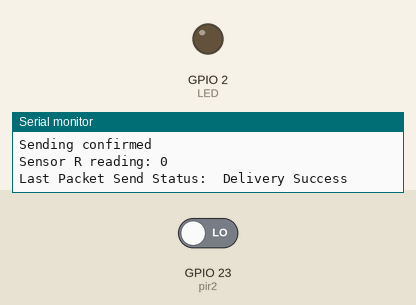
A sketch run on a simulated ESP32. Parts: output pins drawn as LEDs (lit = HIGH), the last lines printed to the serial monitor. Inputs (shaded band) come from the test bench; at power-on: GPIO 23 (pir2) LOW.

Above: at 1.2 s.
1.3 s: GPIO 23 (pir2) driven HIGH
At 2.5 s:
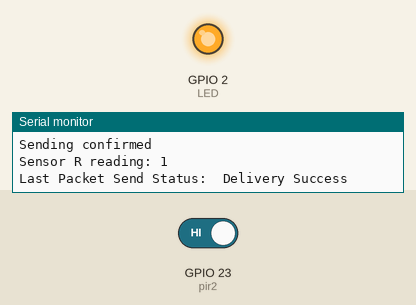
4.3 s: GPIO 23 (pir2) driven LOW
At 6.0 s:
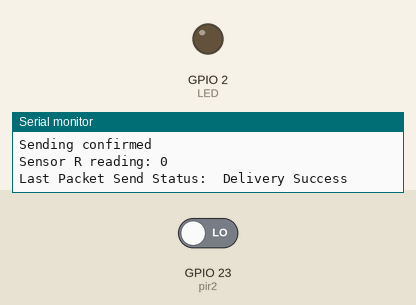
Timing chart, 0 to 7.5 s (numbered marks = the images above; inputs shaded):
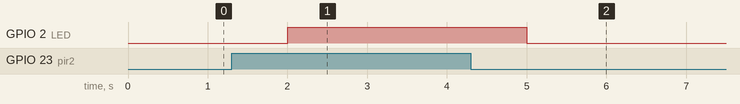

The sketch:

MQTT_Overspeeding_Receiver_Code.ino
```cpp
#include <esp_now.h>
#include <WiFi.h>

#define LED 2

const int pir2 = 23;
int pir2Status;

// MAC Address of responder
uint8_t broadcastAddress[] = {0xC8, 0xC9, 0xA3, 0xD0, 0x51, 0xE0};

typedef struct struct_message {
  int sensorStatus;
} struct_message;

struct_message sendData;

struct_message receiveData;

esp_now_peer_info_t peerInfo;

void OnDataSent(const uint8_t *mac_addr, esp_now_send_status_t status) {
  Serial.print("\r\nLast Packet Send Status:\t");
  Serial.println(status == ESP_NOW_SEND_SUCCESS ? "Delivery Success" : "Delivery Fail");
}

void OnDataRecv(const uint8_t * mac, const uint8_t *incomingData, int len) {
  memcpy(&receiveData, incomingData, sizeof(receiveData));
}

void setup() {
  Serial.begin(115200);
  pinMode(pir2, INPUT);
  pinMode(LED, OUTPUT);
  WiFi.mode(WIFI_STA);

  // Start ESP-NOW
  if (esp_now_init() != ESP_OK) {
    Serial.println("Error initializing ESP-NOW");
    return;
  }

  esp_now_register_send_cb(OnDataSent);

  memcpy(peerInfo.peer_addr, broadcastAddress, 6);
  peerInfo.channel = 0;
  peerInfo.encrypt = false;

  if (esp_now_add_peer(&peerInfo) != ESP_OK){
    Serial.println("Failed to add peer");
    return;
  }

  esp_now_register_recv_cb(OnDataRecv);
}

void loop() {
  int sensor2 = digitalRead(pir2); // read the value from PIR 2 sensor
  if (digitalRead(pir2) == HIGH){
    digitalWrite(LED, HIGH);
  }

  sendData.sensorStatus = sensor2;
  // Send message via ESP-NOW
  esp_err_t result = esp_now_send(broadcastAddress, (uint8_t *) &sendData, sizeof(sendData));

  if (result == ESP_OK) {
    Serial.println("Sending confirmed");
    Serial.print("Sensor R reading: ");
    Serial.println(sendData.sensorStatus);
  }
  else {
    Serial.println("Sending error");
  }
  delay(1000);
  digitalWrite(LED, LOW);
}
```

Measured:
- after the input at 1.3 s, GPIO 2 (LED): LOW → HIGH after 0.70 s
- after the input at 4.3 s, GPIO 2 (LED): HIGH → LOW after 0.70 s
